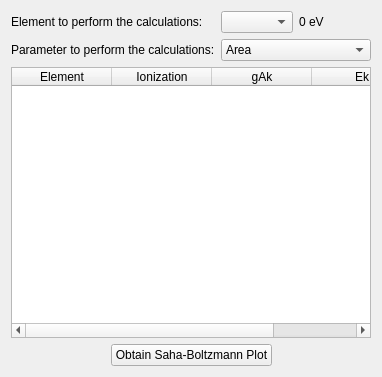
           <widget class="QWidget" name="p6">
            <property name="geometry">
             <rect>
              <x>0</x>
              <y>0</y>
              <width>382</width>
              <height>377</height>
             </rect>
            </property>
            <attribute name="label">
             <string>Plasma temperature and electron density</string>
            </attribute>
            <layout class="QVBoxLayout" name="verticalLayout_2">
             <item>
              <layout class="QGridLayout" name="gridLayout_7">
               <item row="0" column="0">
                <widget class="QLabel" name="p6lB1">
                 <property name="text">
                  <string>Element to perform the calculations:</string>
                 </property>
                </widget>
               </item>
               <item row="0" column="1">
                <layout class="QHBoxLayout" name="horizontalLayout_11">
                 <item>
                  <widget class="QComboBox" name="p6cB1"/>
                 </item>
                 <item>
                  <widget class="QLabel" name="p6lB2">
                   <property name="sizePolicy">
                    <sizepolicy hsizetype="Expanding" vsizetype="Preferred">
                     <horstretch>0</horstretch>
                     <verstretch>0</verstretch>
                    </sizepolicy>
                   </property>
                   <property name="text">
                    <string>0 eV</string>
                   </property>
                  </widget>
                 </item>
                </layout>
               </item>
               <item row="1" column="0">
                <widget class="QLabel" name="p6lB3">
                 <property name="text">
                  <string>Parameter to perform the calculations:</string>
                 </property>
                </widget>
               </item>
               <item row="1" column="1">
                <widget class="QComboBox" name="p6cB2">
                 <item>
                  <property name="text">
                   <string>Area</string>
                  </property>
                 </item>
                 <item>
                  <property name="text">
                   <string>Height</string>
                  </property>
                 </item>
                </widget>
               </item>
              </layout>
             </item>
             <item>
              <widget class="QTableWidget" name="p6tW1">
               <column>
                <property name="text">
                 <string>Element</string>
                </property>
               </column>
               <column>
                <property name="text">
                 <string>Ionization</string>
                </property>
               </column>
               <column>
                <property name="text">
                 <string>gAk</string>
                </property>
               </column>
               <column>
                <property name="text">
                 <string>Ek</string>
                </property>
               </column>
              </widget>
             </item>
             <item>
              <layout class="QHBoxLayout" name="horizontalLayout_12">
               <item>
                <spacer name="horizontalSpacer_6">
                 <property name="orientation">
                  <enum>Qt::Horizontal</enum>
                 </property>
                 <property name="sizeHint" stdset="0">
                  <size>
                   <width>40</width>
                   <height>20</height>
                  </size>
                 </property>
                </spacer>
               </item>
               <item>
                <widget class="QPushButton" name="p6pB1">
                 <property name="text">
                  <string>Obtain Saha-Boltzmann Plot</string>
                 </property>
                </widget>
               </item>
               <item>
                <spacer name="horizontalSpacer_5">
                 <property name="orientation">
                  <enum>Qt::Horizontal</enum>
                 </property>
                 <property name="sizeHint" stdset="0">
                  <size>
                   <width>40</width>
                   <height>20</height>
                  </size>
                 </property>
                </spacer>
               </item>
              </layout>
             </item>
            </layout>
           </widget>
